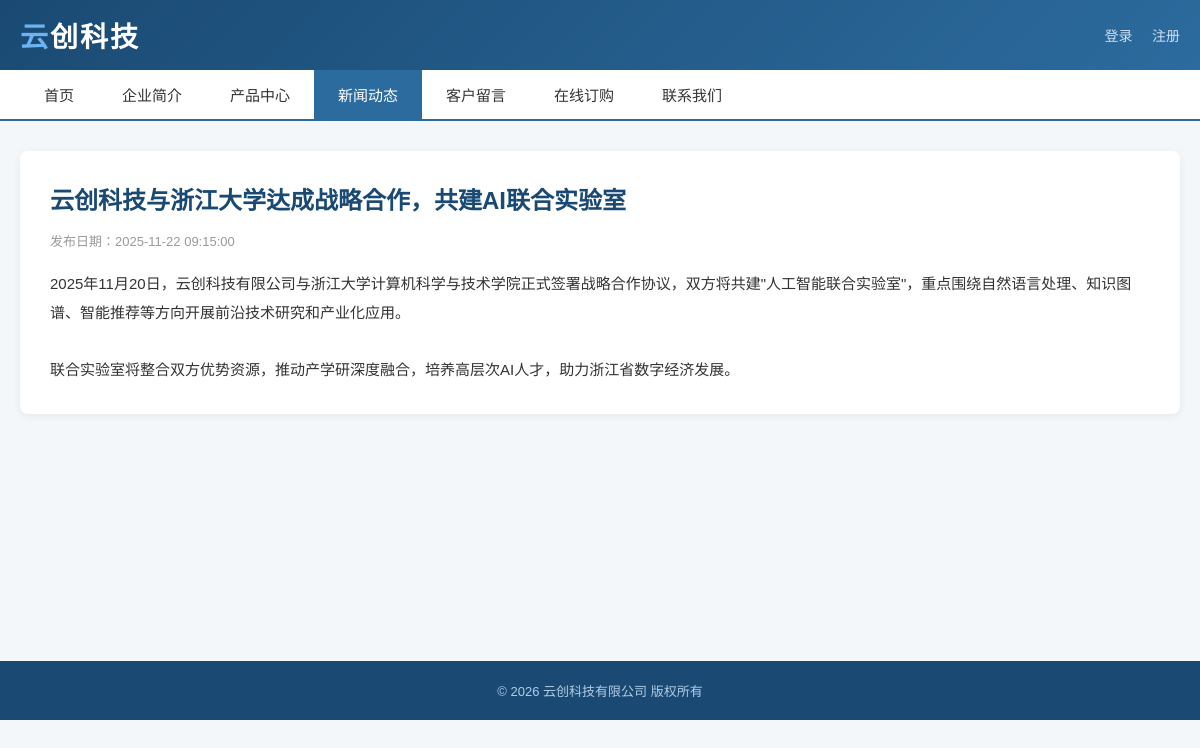
The page /news_detail.php?nid=2 on the database its author committed.
### tables this page shows
CREATE TABLE news (
  id INT AUTO_INCREMENT PRIMARY KEY,
  title VARCHAR(200) NOT NULL,
  content TEXT,
  image VARCHAR(200),
  create_time DATETIME DEFAULT NOW()
) DEFAULT;

### news_detail.php (the view, shortened to what this page needs)
<?php require_once 'db.php';
$nid = intval($_GET['nid']);
$row = mysqli_fetch_assoc(mysqli_query($conn, "SELECT * FROM news WHERE id=$nid"));
?>
<!DOCTYPE html>
<html>
<head>
<link href="css/style.css" rel="stylesheet" type="text/css"/>
</head>
<body>
<div class="header">
  <div class="logo">
    <h1><span>云</span>创科技</h1>
    <?php include "top.php"; ?>
  </div>
</div>
<div class="nav"><?php include "nav.php"; ?></div>
<div class="container">
  <div class="detail-box">
    <h2><?=htmlspecialchars($row['title'])?></h2>
    <div class="meta">发布日期：<?=$row['create_time']?></div>
    <div class="content"><?=nl2br(htmlspecialchars($row['content']))?></div>
  </div>
</div>
<div class="footer">
  <p>© 2026 云创科技有限公司 版权所有</p>
</div>
</body>
</html>

### css/style.css (style rules this page uses)
* { margin: 0; padding: 0; box-sizing: border-box; }
body { font-family: "Microsoft YaHei", sans-serif; background: #f4f7fa; color: #333; }
.header { background: linear-gradient(135deg, #1a4a73, #2c6b9e); color: #fff; padding: 15px 0; }
.header .logo { display: flex; align-items: center; justify-content: space-between; max-width: 1200px; margin: 0 auto; padding: 0 20px; }
.header .logo h1 { font-size: 28px; letter-spacing: 2px; }
.header .logo h1 span { color: #6db3f2; }
.nav { background: #fff; border-bottom: 2px solid #2c6b9e; }
.container { max-width: 1200px; margin: 0 auto; padding: 30px 20px; min-height: 500px; }
.footer { background: #1a4a73; color: #b0cce5; text-align: center; padding: 20px 0; font-size: 13px; margin-top: 40px; }
.detail-box { background: #fff; padding: 30px; border-radius: 8px; box-shadow: 0 2px 10px rgba(0,0,0,0.06); }
.detail-box h2 { color: #1a4a73; margin-bottom: 15px; }
.detail-box .meta { color: #999; font-size: 13px; margin-bottom: 20px; }
.detail-box .content { line-height: 1.9; font-size: 15px; }

### rows shown on the page
news: title "云创科技与浙江大学达成战略合作，共建AI联合实验室", create_time "2025-11-22 09:15:00", content "2025年11月20日，云创科技有限公司与浙江大学计算机科学与技术学院正式签署战略合作协议，双方将共建\"人工智能联合实验室\"，重点围绕自然语言处理、知识图谱、智能推荐等方向开展前沿技术研究和产业化应用。 联合实验室将整合双方优势资源，推动产学研深度融合，培养高层次AI人才，助力浙江省数字经济发展。"
